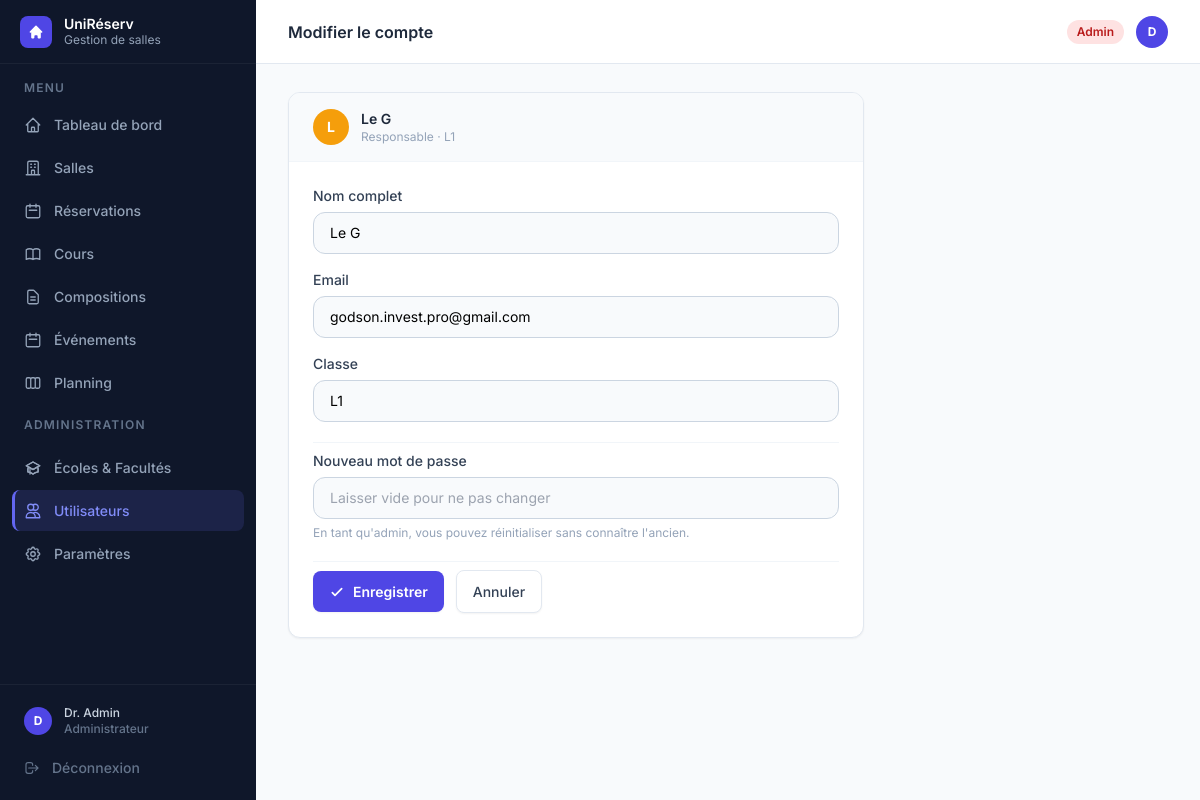
The app's page /utilisateurs/6/modifier (signed in), older data.
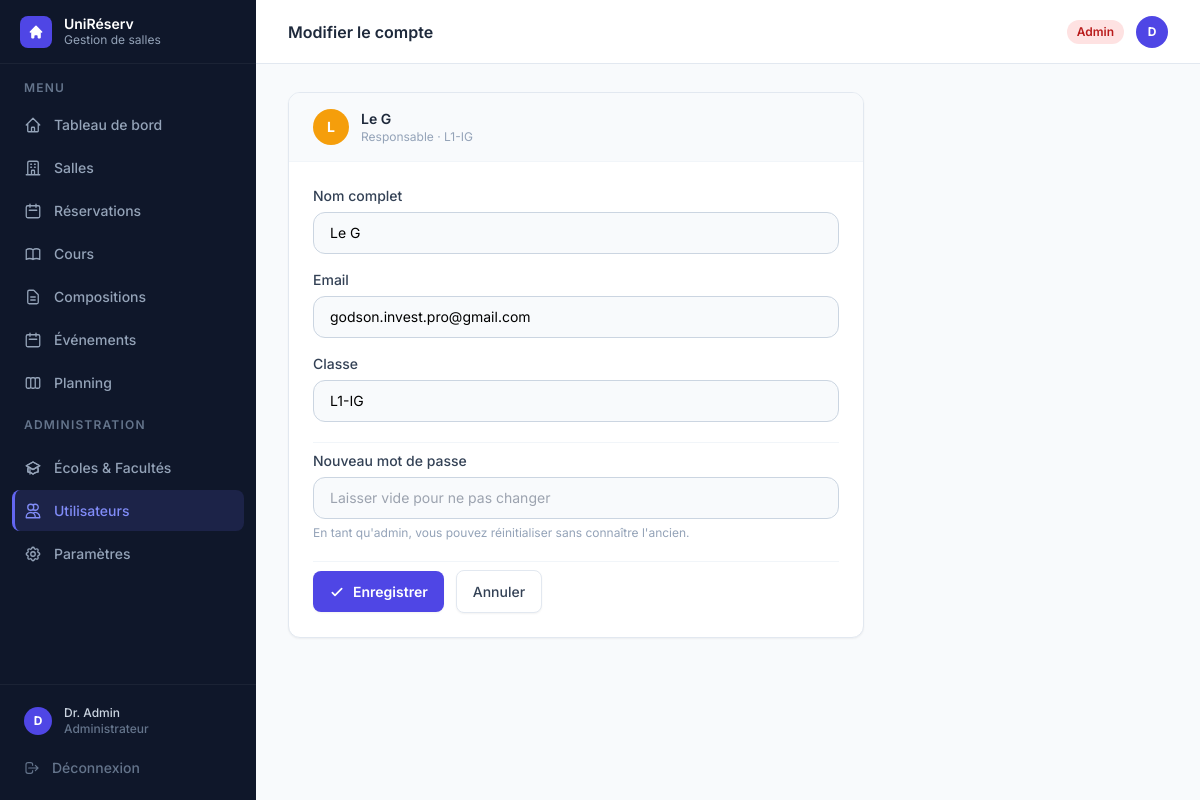
The same page, newer data.
### tables this page shows
CREATE TABLE utilisateurs (
            id               INTEGER PRIMARY KEY,
            nom              TEXT    NOT NULL,
            email            TEXT    NOT NULL UNIQUE,
            login            TEXT    NOT NULL UNIQUE,
            mot_de_passe     TEXT    NOT NULL,
            role             TEXT    NOT NULL,
            date_inscription TEXT    NOT NULL,
            matricule        TEXT,
            classe           TEXT,
            matiere          TEXT
        , ecole_id INTEGER, unite_formation_id INTEGER);

### gestion de salle/app.py (the view, shortened to what this page needs)
@app.route("/utilisateurs/<int:user_id>/modifier", methods=["GET", "POST"])
@login_required
@admin_required
def utilisateurs_modifier(user_id):
    bd = get_bd()
    u  = bd.charger_utilisateur_par_id(user_id)
    if not u:
        flash("Utilisateur introuvable.", "error")
        return redirect(url_for("utilisateurs"))
    return render_template("utilisateur_modifier.html", active="utilisateurs", u=u)

### gestion de salle/app.py (called while the page is built)
def get_bd():
    return BaseDonneesSQLite()

@app.context_processor
def inject_format_classe():
    return dict(format_classe=_format_classe)

def login_required(f):
    @wraps(f)
    def decorated(*args, **kwargs):
        if "user_id" not in session:
            return redirect(url_for("login"))
        return f(*args, **kwargs)
    return decorated

def admin_required(f):
    @wraps(f)
    def decorated(*args, **kwargs):
        if session.get("user_role") != "admin":
            flash("Accès réservé aux administrateurs.", "error")
            return redirect(url_for("dashboard"))
        return f(*args, **kwargs)
    return decorated

### gestion de salle/models/utilisateur.py (called while the page is built)
    @id.setter
    def id(self, valeur: int):
        if self.__id is None:
            self.__id = valeur

    @property
    def nom(self) -> str:
        return self.__nom

    @property
    def email(self) -> str:
        return self.__email

    @property
    def role(self) -> str:
        return "responsable"

    @property
    def classe(self) -> str:
        return self.__classe

### gestion de salle/templates/utilisateur_modifier.html (shortened to what this page needs)
{% extends "base.html" %}
{% block heading %}Modifier le compte{% endblock %}
{% block content %}
<div class="max-w-xl">
  <div class="bg-white rounded-xl border border-slate-200 shadow-sm overflow-hidden">
    <div class="px-6 py-4 border-b border-slate-100 bg-slate-50 flex items-center gap-3">
      <div class="w-9 h-9 rounded-full flex items-center justify-center text-white text-sm font-bold shrink-0
        {% if u.role=='admin' %}bg-red-500{% elif u.role=='responsable' %}bg-amber-500{% elif u.role=='enseignant' %}bg-blue-500{% else %}bg-indigo-500{% endif %}">
        {{ u.nom[0].upper() }}
      </div>
      <div>
        <p class="font-semibold text-slate-800 text-sm">{{ u.nom }}</p>
        <p class="text-xs text-slate-400">
          {% if u.role=='admin' %}Administrateur{% elif u.role=='responsable' %}Responsable · {{ u.classe }}{% elif u.role=='enseignant' %}Enseignant · {{ u.matiere or '—' }}{% else %}Étudiant · {{ u.classe or '—' }}{% endif %}
        </p>
      </div>
    </div>
    <div class="px-6 py-6">
      <form method="POST" class="space-y-5">
        <div class="grid grid-cols-2 gap-4">
          <div class="col-span-2">
            <label class="block text-sm font-medium text-slate-700 mb-1.5">Nom complet</label>
            <input type="text" name="nom" value="{{ u.nom }}"
              class="w-full rounded-xl border border-slate-300 bg-slate-50 px-4 py-2.5 text-sm focus:outline-none focus:ring-2 focus:ring-indigo-500 focus:bg-white transition-all"/>
          </div>
          <div class="col-span-2">
            <label class="block text-sm font-medium text-slate-700 mb-1.5">Email</label>
            <input type="email" name="email" value="{{ u.email }}"
              class="w-full rounded-xl border border-slate-300 bg-slate-50 px-4 py-2.5 text-sm focus:outline-none focus:ring-2 focus:ring-indigo-500 focus:bg-white transition-all"/>
          </div>
          {% if u.role in ('etudiant', 'responsable') %}
          <div class="col-span-2">
            <label class="block text-sm font-medium text-slate-700 mb-1.5">Classe</label>
            <input type="text" name="classe" value="{{ u.classe or '' }}" placeholder="ex : L3-INFO"
              class="w-full rounded-xl border border-slate-300 bg-slate-50 px-4 py-2.5 text-sm focus:outline-none focus:ring-2 focus:ring-indigo-500 focus:bg-white transition-all"/>
          </div>
          {% endif %}
        </div>
        <div class="pt-2 border-t border-slate-100">
          <label class="block text-sm font-medium text-slate-700 mb-1.5">Nouveau mot de passe</label>
          <input type="password" name="nouveau_mot_de_passe" minlength="6"
            placeholder="Laisser vide pour ne pas changer"
            class="w-full rounded-xl border border-slate-300 bg-slate-50 px-4 py-2.5 text-sm focus:outline-none focus:ring-2 focus:ring-indigo-500 focus:bg-white transition-all"/>
          <p class="mt-1.5 text-xs text-slate-400">En tant qu'admin, vous pouvez réinitialiser sans connaître l'ancien.</p>
        </div>
        <div class="flex items-center gap-3 pt-2 border-t border-slate-100">
          <button type="submit" class="btn-primary">
            <svg class="w-4 h-4" fill="none" stroke="currentColor" stroke-width="2.5" viewBox="0 0 24 24"><path stroke-linecap="round" stroke-linejoin="round" d="M5 13l4 4L19 7"/></svg>
            Enregistrer
          </button>
          <a href="{{ url_for('utilisateurs') }}" class="btn-secondary">Annuler</a>
        </div>
      </form>
    </div>
  </div>
</div>
{% endblock %}

Row changes from the older to the newer data that the page shows:
changed utilisateurs "Le G": classe "L1" → "L1-IG"
